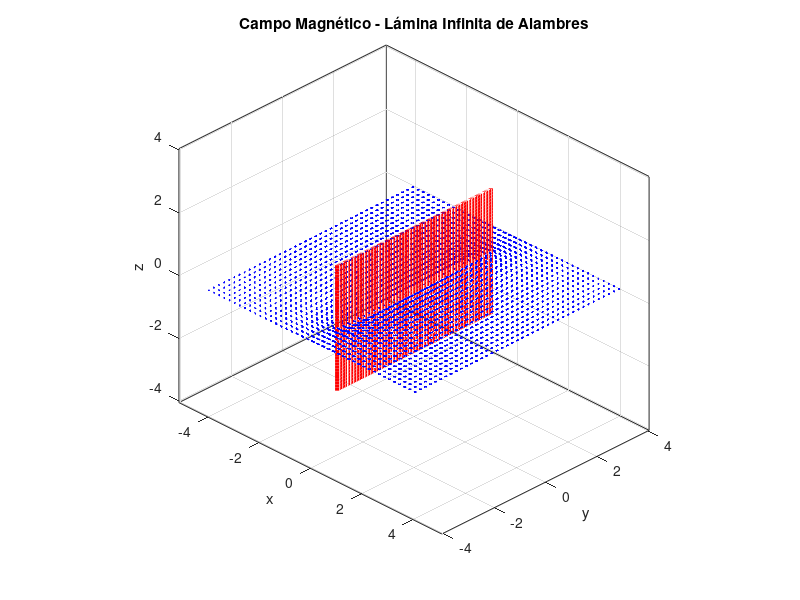

This figure's MATLAB source:
clear; clf; hold off;
xa=-4:0.2:4;
ya=-4:0.2:4;
B1=1;
[x,y]=meshgrid(xa,ya);

% Parámetros de la lámina de alambres
I = 1;          % corriente en cada alambre
d = 0.01;        % separación entre alambres
n_alambres = 100; % número de alambres

% Posiciones de los alambres (alineados en y, corriente en +z)
y_alambres = linspace(-3, 3, n_alambres);

for zi=-2:0.4:2
    B1=B1+20;

    % Inicializar campos totales
    Bx_total = 0*x;  % matriz de ceros del tamaño correcto
    By_total = 0*x;

    % Sumar contribución de cada alambre infinito
    for i = 1:n_alambres
        y_alambre = y_alambres(i);

        % Distancia de cada punto al alambre i (alambre en x=0, y=y_alambre)
        dx = x - 0;           % distancia en x al alambre
        dy = y - y_alambre;   % distancia en y al alambre
        r_sq = dx.^2 + dy.^2; % distancia al cuadrado

        % Evitar singularidades
        r_sq(r_sq < 0.01) = 0.01;

        % Campo magnético de alambre infinito (ley de Ampère)
        % B = (μ₀I/2πr) en dirección tangencial
        Bx_alambre = -B1 * dy ./ r_sq;  % componente x
        By_alambre = B1 * dx ./ r_sq;   % componente y

        % Sumar al campo total
        Bx_total = Bx_total + Bx_alambre;
        By_total = By_total + By_alambre;
    end

    % Asignar campos totales
    Bx = Bx_total;
    By = By_total;

    % Coordenada z constante para este nivel
    z = zi*x./x;

    % Campo en z (principalmente en xy para alambres en z)
    Bz = 0*sqrt(x.^2+y.^2);

    % Dibujar vectores de campo en 3D
    quiver(x,y,Bx,By,'b'); hold on
end

% Dibujar los alambres infinitos
for i = 1:n_alambres
    y_alambre = y_alambres(i);
    z_line = -2:0.1:2;
    x_line = 0*z_line;  % x = 0 para todos los alambres
    y_line = y_alambre*ones(size(z_line));
    plot3(x_line, y_line, z_line, 'r-', 'LineWidth', 3);
end

% Dibujar la lámina (plano x=0)
[Y_plane, Z_plane] = meshgrid(-3:0.5:3, -2:0.5:2);
X_plane = 0*Y_plane;
surf(X_plane, Y_plane, Z_plane, 'FaceAlpha', 0.3, 'FaceColor', 'yellow', 'EdgeColor', 'none');

axis equal;
xlabel('x'); ylabel('y'); zlabel('z');
title('Campo Magnético - Lámina Infinita de Alambres');
view(45, 30); % vista 3D oblicua
grid on;

% Información
fprintf('Lámina infinita con %d alambres\n', n_alambres);
fprintf('Separación entre alambres: %.2f\n', d);
fprintf('Corriente por alambre: %.2f A\n', I);
